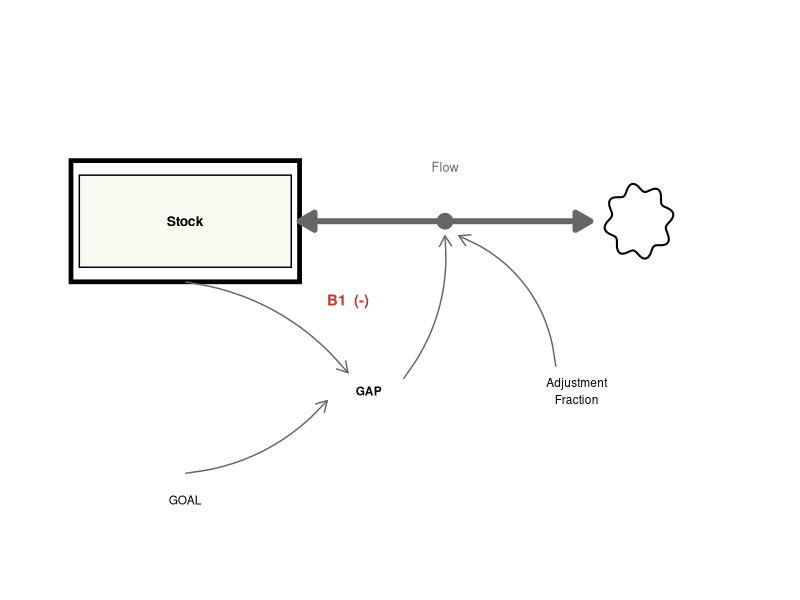
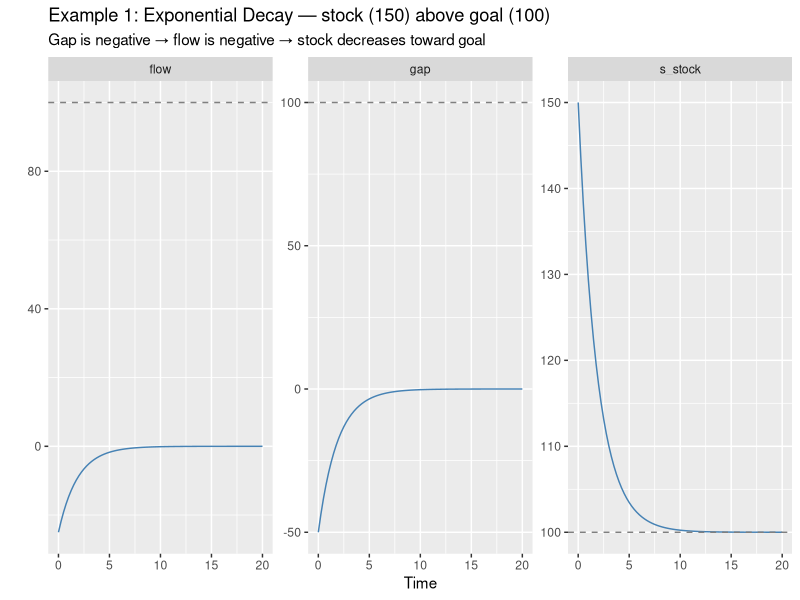
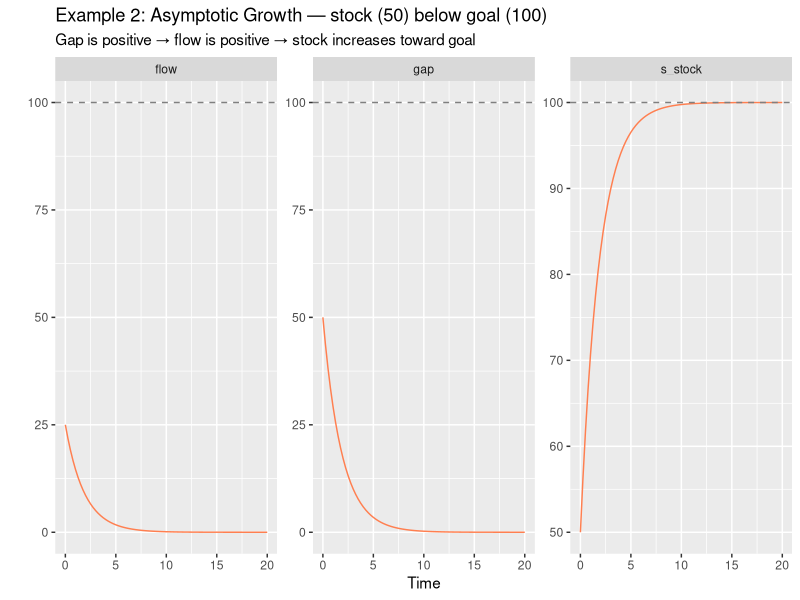
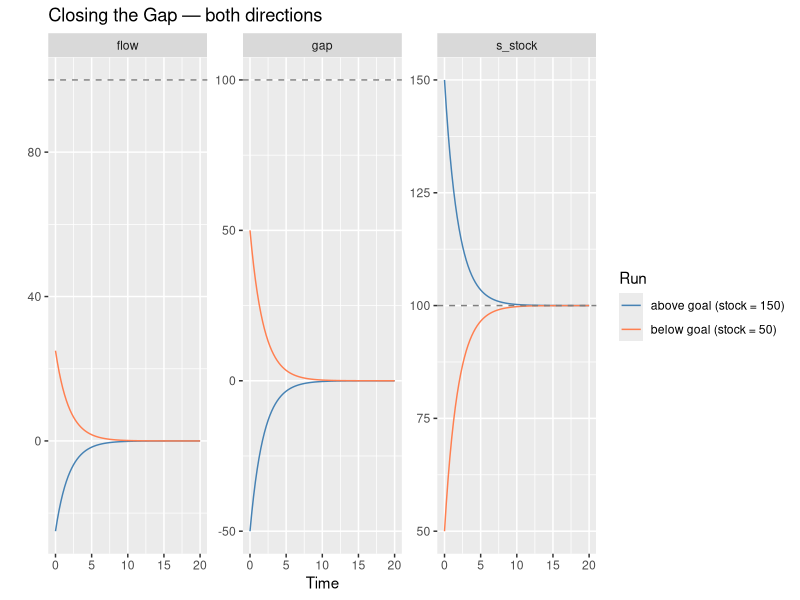

Reproduce these figures in R, in order.
## ---- chunk 1
knitr::opts_chunk$set(echo = TRUE)
library(deSolve)
library(tidyverse)

make_cloud <- function(cx, cy, w = 0.45, h = 0.28) {
  theta <- seq(0, 2 * pi, length.out = 200)
  bump  <- 1 + 0.12 * sin(8 * theta)
  tibble(x = cx + w * bump * cos(theta), y = cy + h * bump * sin(theta))
}

make_ellipse <- function(cx, cy, rx = 1.4, ry = 0.42) {
  theta <- seq(0, 2 * pi, length.out = 100)
  tibble(x = cx + rx * cos(theta), y = cy + ry * sin(theta))
}

flow_arrow    <- arrow(length = unit(0.44, "cm"), type = "closed")
flow_arrow_bi <- arrow(ends = "both", length = unit(0.44, "cm"), type = "closed")
info_arrow    <- arrow(length = unit(0.32, "cm"), type = "open")

draw_neg_feedback_simple <- function(stock_label, flow_label, param_label) {
  ggplot() +
    annotate("rect", xmin = 0.8, xmax = 4.8, ymin = 2.0, ymax = 3.0,
             fill = "white", colour = "black", linewidth = 1.6) +
    annotate("rect", xmin = 0.92, xmax = 4.68, ymin = 2.12, ymax = 2.88,
             fill = "#fafaf0", colour = "black", linewidth = 0.5) +
    annotate("text", x = 2.8, y = 2.5, label = stock_label,
             size = 3.5, fontface = "bold") +
    annotate("segment", x = 4.8, xend = 7.8, y = 2.5, yend = 2.5,
             linewidth = 2, colour = "#d45b4e", arrow = flow_arrow) +
    annotate("text", x = 6.3, y = 2.95, label = flow_label,
             size = 3.2, colour = "#d45b4e") +
    geom_polygon(data = make_cloud(8.5, 2.5), aes(x, y),
                 fill = "white", colour = "black", linewidth = 0.7) +
    annotate("text", x = 6.3, y = 1.3, label = param_label, size = 3.0) +
    annotate("segment", x = 6.3, xend = 6.3, y = 1.55, yend = 2.42,
             linetype = "dashed", colour = "grey40", arrow = info_arrow) +
    geom_curve(data = data.frame(x = 2.8, y = 2.0, xend = 6.3, yend = 2.35),
               aes(x = x, y = y, xend = xend, yend = yend),
               curvature = 0.45, linetype = "dashed", colour = "grey40",
               arrow = info_arrow) +
    annotate("text", x = 4.5, y = 1.0, label = "B1  (-)", size = 3.8,
             colour = "#c0392b", fontface = "bold") +
    theme_void() +
    coord_cartesian(xlim = c(0, 10), ylim = c(0.5, 4.5))
}
## ---- chunk 2
#| label: generic
#| echo: false
#| fig-align: center
#| fig-width: 8
#| fig-height: 4
#| fig-cap: "**Negative feedback generic**"

valve_x <- 5.9
valve_y <- 3.2

ggplot() +
  # Stock
  annotate("rect", xmin = 0.5, xmax = 3.8, ymin = 2.7, ymax = 3.7,
           fill = "white", colour = "black", linewidth = 1.6) +
  annotate("rect", xmin = 0.62, xmax = 3.68, ymin = 2.82, ymax = 3.58,
           fill = "#fafaf0", colour = "black", linewidth = 0.5) +
  annotate("text", x = 2.15, y = 3.2, label = "Stock",
           size = 3.5, fontface = "bold") +
  # Net flow arrow (bi-flow): Flow
  annotate("segment", x = 3.8, xend = 8.0, y = valve_y, yend = valve_y,
           linewidth = 2, colour = "grey40", arrow = flow_arrow_bi) +
  annotate("point", x = valve_x, y = valve_y, size = 5, colour = "grey40") +
  annotate("text", x = valve_x, y = 3.65, label = "Flow",
           size = 3.2, colour = "grey40") +
  # Sink cloud
  geom_polygon(data = make_cloud(8.7, valve_y), aes(x, y),
               fill = "white", colour = "black", linewidth = 0.7) +
  # Auxiliary: GAP (bold — calculated value)
  annotate("text", x = 4.8, y = 1.8, label = "GAP", size = 3.0, fontface = "bold") +
  # Parameter: GOAL
  annotate("text", x = 2.15, y = 0.9, label = "GOAL", size = 3.0) +
  # Parameter: Adjustment Fraction
  annotate("text", x = 7.8, y = 1.8, label = "Adjustment\nFraction", size = 3.0) +
  # Info: Stock → GAP
  geom_curve(
    data = data.frame(x = 2.15, y = 2.7, xend = 4.5, yend = 1.95),
    aes(x = x, y = y, xend = xend, yend = yend),
    curvature = -0.2, colour = "grey40", linewidth = 0.5, arrow = info_arrow
  ) +
  # Info: GOAL → GAP
  geom_curve(
    data = data.frame(x = 2.15, y = 1.12, xend = 4.2, yend = 1.72),
    aes(x = x, y = y, xend = xend, yend = yend),
    curvature = 0.2, colour = "grey40", linewidth = 0.5, arrow = info_arrow
  ) +
  # Info: GAP → Flow valve
  geom_curve(
    data = data.frame(x = 5.3, y = 1.9, xend = valve_x, yend = valve_y - 0.12),
    aes(x = x, y = y, xend = xend, yend = yend),
    curvature = 0.2, colour = "grey40", linewidth = 0.5, arrow = info_arrow
  ) +
  # Info: Adjustment Fraction → Flow valve
  geom_curve(
    data = data.frame(x = 7.5, y = 2.0, xend = valve_x + 0.2, yend = valve_y - 0.12),
    aes(x = x, y = y, xend = xend, yend = yend),
    curvature = 0.3, colour = "grey40", linewidth = 0.5, arrow = info_arrow
  ) +
  # Loop label
  annotate("text", x = 4.5, y = 2.55, label = "B1  (-)", size = 3.8,
           colour = "#c0392b", fontface = "bold") +
  theme_void() +
  coord_cartesian(xlim = c(0, 10.5), ylim = c(0.3, 4.8))
## ---- chunk 3
START <- 0; FINISH <- 20; STEP <- 0.25
simtime <- seq(START, FINISH, by = STEP)
## ---- chunk 4
params <- c(p_goal            = 100,  # units — desired level of the stock
            p_adjustment_time = 2)    # time  — time constant
## ---- chunk 5
model <- function(time, stocks, params) {
  with(as.list(c(stocks, params)), {

    c_gap  <- p_goal - s_stock             # units      — positive: below goal; negative: above goal
    f_flow <- c_gap / p_adjustment_time    # units/time — sign drives growth or decay

    ds_dt <- f_flow

    return(list(c(ds_dt),
                gap  = c_gap,
                flow = f_flow))
  })
}
## ---- chunk 6
output_decay <- data.frame(
  ode(y = c(s_stock = 150), times = simtime, func = model,
      parms = params, method = "euler")
) %>%
  gather(key = "variable", value = "value", s_stock:flow)

ggplot() +
  geom_line(data = output_decay, aes(x = time, y = value), colour = "steelblue") +
  geom_hline(yintercept = params["p_goal"], linetype = "dashed", colour = "grey50") +
  facet_wrap(vars(variable), scales = "free") +
  xlab("Time") +
  ylab("") +
  labs(title    = "Example 1: Exponential Decay — stock (150) above goal (100)",
       subtitle = "Gap is negative → flow is negative → stock decreases toward goal")
## ---- chunk 7
output_growth <- data.frame(
  ode(y = c(s_stock = 50), times = simtime, func = model,
      parms = params, method = "euler")
) %>%
  gather(key = "variable", value = "value", s_stock:flow)

ggplot() +
  geom_line(data = output_growth, aes(x = time, y = value), colour = "coral") +
  geom_hline(yintercept = params["p_goal"], linetype = "dashed", colour = "grey50") +
  facet_wrap(vars(variable), scales = "free") +
  xlab("Time") +
  ylab("") +
  labs(title    = "Example 2: Asymptotic Growth — stock (50) below goal (100)",
       subtitle = "Gap is positive → flow is positive → stock increases toward goal")
## ---- chunk 8
bind_rows(
  output_decay  %>% mutate(run = "above goal (stock = 150)"),
  output_growth %>% mutate(run = "below goal (stock = 50)")
) %>%
  ggplot(aes(x = time, y = value, colour = run)) +
  geom_line() +
  geom_hline(yintercept = params["p_goal"], linetype = "dashed", colour = "grey50") +
  facet_wrap(vars(variable), scales = "free") +
  xlab("Time") +
  ylab("") +
  scale_colour_manual(values = c("above goal (stock = 150)" = "steelblue",
                                 "below goal (stock = 50)"  = "coral")) +
  labs(title  = "Closing the Gap — both directions",
       colour = "Run")
